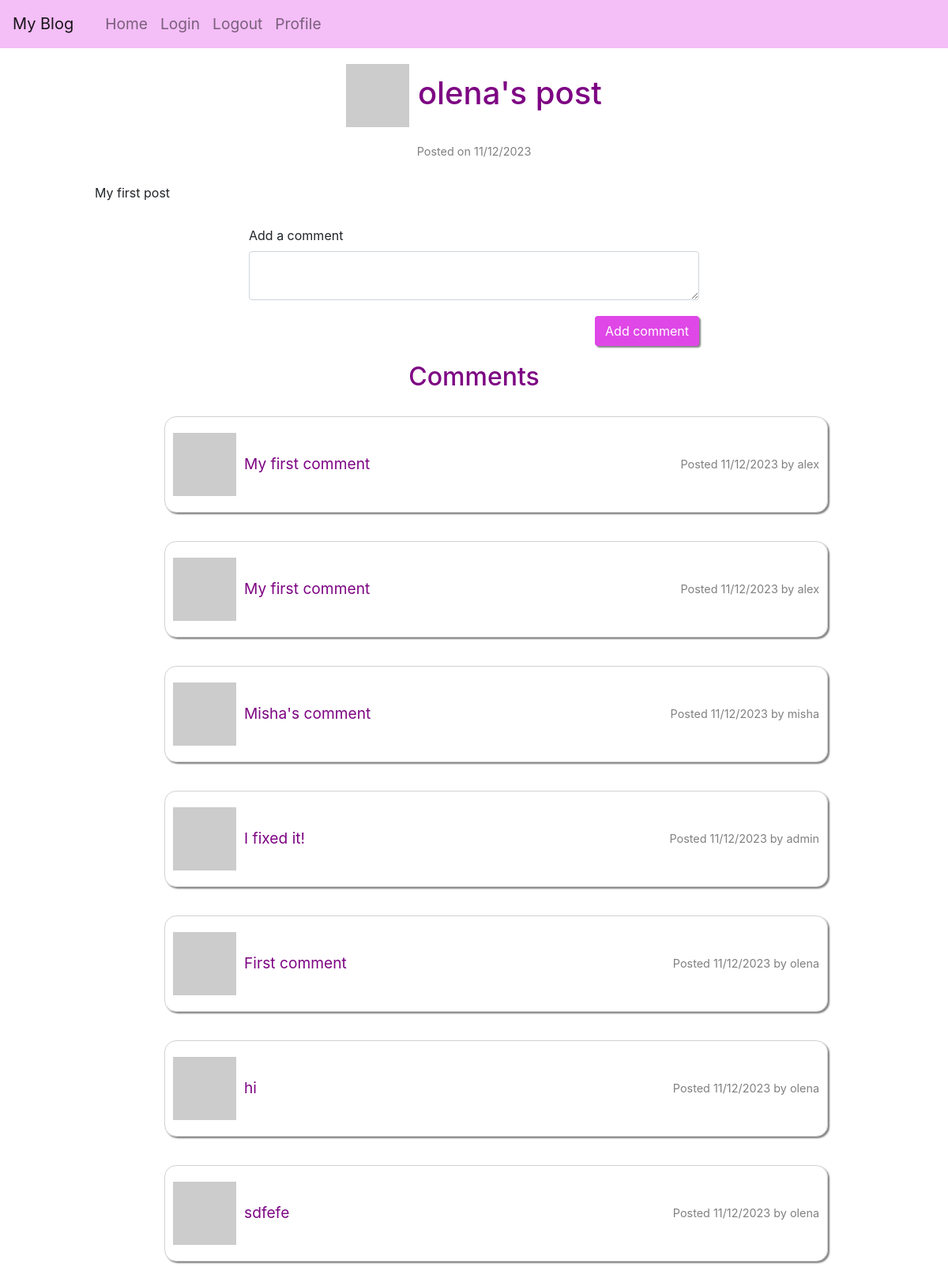
The page /post/1 (signed in) on the database its author committed.
### app/models/models.py (models this page shows, shortened)
class User(UserMixin, db.Model):
    __tablename__ = "user"
    id = db.Column(db.Integer, primary_key=True)
    username = db.Column(String(64), unique=True, nullable=False)
    email = db.Column(db.String(120), unique=True, nullable=False)
    isAdmin = db.Column(db.Boolean, nullable=False)
    password_hash = db.Column(String(256))
    profile_image = db.Column(String(256))
    info = db.Column(String(256))
    posts = db.relationship('Post', back_populates='user', cascade='all, delete-orphan')
    comments = db.relationship('Comment', back_populates='user', cascade='all, delete-orphan')
    @login.user_loader
    def load_user(id):
        return db.session.get(User, int(id))
    def get_avatar(self, size):
        digest = md5(self.email.lower().encode('utf-8')).hexdigest()
        self.profile_image = f'https://www.gravatar.com/avatar/{digest}?d=identicon&s={size}'
        return self.profile_image

class Post(db.Model):
    __tablename__ = "post"
    id = db.Column(db.Integer, primary_key=True)
    body = db.Column(String(2500))
    timestamp = db.Column(DateTime, default=func.now())
    user_id = db.Column(db.Integer, db.ForeignKey('user.id'), nullable=False)
    user = db.relationship('User', back_populates='posts')
    comments = db.relationship('Comment', back_populates='post', cascade='all, delete-orphan')
    def __repr__(self):
        return f'{self.body}'

class Comment(db.Model):
    __tablename__ = "comment"
    id = db.Column(db.Integer, primary_key=True)
    content = db.Column(String(1000))
    post_id = db.Column(db.Integer, db.ForeignKey('post.id'), nullable=False)
    user_id = db.Column(db.Integer, db.ForeignKey('user.id'), nullable=False)
    post = db.relationship('Post', back_populates='comments')
    user = db.relationship('User', back_populates='comments')
    timestamp = db.Column(DateTime, default=func.now())
    def __repr__(self):
        return f'{self.content}'

### app/routes/routes.py (the view, shortened to what this page needs)
@app.route('/post/<id>', methods=["GET", "POST"])
@login_required
def post(id):
    post = Post.query.filter_by(id=id).first_or_404()
    post_author = User.query.filter_by(id=post.user_id).first_or_404()
    form = CommentForm()
    comments = Comment.query.filter_by(post_id=id).all()
    return render_template('post.html',
                           post=post,
                           title='Add comment',
                           form=form, post_author=post_author, comments=comments)

### app/forms/comment_form.py
class CommentForm(FlaskForm):
    content = TextAreaField('Add a comment', validators=[DataRequired(), Length(min=0, max=1000)])
    submit = SubmitField('Add comment')

### app/templates/post.html
{% extends "base.html" %}{% import "bootstrap/wtf.html" as wtf %} {% block
content %}
<h1 class="greeting">
    <img src="{{ post_author.get_avatar(40) }}" /> {{post_author.username}}'s
    post
</h1>
<p class="comments-date">Posted on {{post.timestamp.strftime('%d/%m/%Y')}}</p>
<div class="post-text">{{post}}</div>
<div class="container-fluid">
    <div class="row">
        <div class="col-lg-6 col-md-8 col-sm-10 col-xs-10">
            {{ wtf.quick_form(form) }}
        </div>
    </div>
</div>
{% if comments %}
<h2 class="greeting">Comments</h2>
{% for comment in comments %}
<div class="posts">
    <ul>
        <li class="post">
            <div class="avatar-comment">
                <img src="{{ comment.user.get_avatar(20) }}" />
                {{ comment }}
            </div>
            <p class="comments-date">
                Posted {{comment.timestamp.strftime('%d/%m/%Y')}} by {{
                comment.user.username }}
            </p>
        </li>
    </ul>
</div>
{% endfor %} {% endif %} {% endblock %}

### app/static/style.css (style rules this page uses)
* { margin: 0; box-sizing: border-box; }
html { scroll-behavior: smooth; }
button, .btn { cursor: pointer; }
input { cursor: text; }
.row { justify-content: center; }
.form-control { margin-bottom: 20px; }
.btn { float: right; background: rgb(223, 71, 231); color: white; box-shadow: 2px 2px 2px grey; }
ul { list-style-type: none; margin-left: 1rem; font-size: larger; }
.greeting { text-align: center; color: rgb(125, 4, 131); margin: 20px 0; }
.posts { display: flex; flex-direction: column; align-items: center; }
.post { margin: 10px; border: 1px solid rgba(128, 128, 128, 0.364); border-radius: 15px; padding: 20px 10px; box-shadow: 2px 2px 2px grey; width: 70vw; display: flex; flex-direction: row; justify-content: space-between; align-items: center; gap: 20px; }
.comments-date { display: flex; flex-direction: column; font-size: 0.9rem; align-items: center; color: grey; margin: 0; }
.avatar-comment { display: flex; gap: 10px; align-items: center; color: rgb(125, 4, 131); }
.post-text { text-align: justify; margin: 30px auto; width: 80%; }

### rows shown on the page
User: username "olena"
Post: timestamp "11/12/2023", body "My first post"
Comment: content "My first comment", timestamp "11/12/2023", user.username "alex"
Comment: content "My first comment", timestamp "11/12/2023", user.username "alex"
Comment: content "Misha's comment", timestamp "11/12/2023", user.username "misha"
Comment: content "I fixed it!", timestamp "11/12/2023", user.username "admin"
Comment: content "First comment", timestamp "11/12/2023", user.username "olena"
Comment: content "hi", timestamp "11/12/2023", user.username "olena"
Comment: content "sdfefe", timestamp "11/12/2023", user.username "olena"
